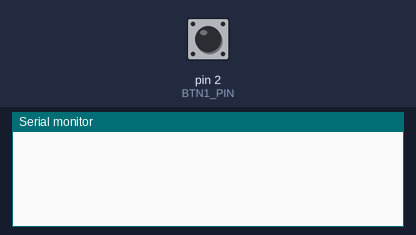
Bench run of a sketch on a simulated Arduino Uno, built with avr-gcc and run on an emulated ATmega328P. Shown: the last lines printed to the serial monitor. Inputs (shaded band) come from the test bench; at power-on: pin 2 (BTN1_PIN) LOW.

Above: at 1.2 s.
1.3 s: pin 2 (BTN1_PIN) pulled HIGH for 0.15 s
At 2.9 s:
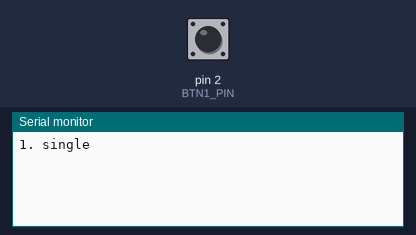
3.3 s: pin 2 (BTN1_PIN) pulled HIGH for 3.2 s
At 7.4 s:
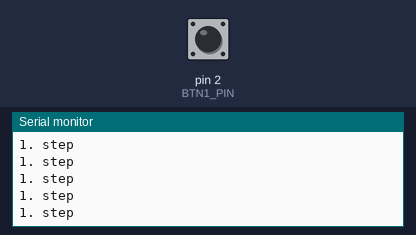

Measured:
- after the input at 1.3 s, the serial monitor: prints a new line after 0.55 s (image 1)
- after the input at 3.3 s, the serial monitor: prints a new line after 1.1 s (image 2)

The sketch:

sketch_jul30a.ino
```cpp
#define BTN1_PIN 2
#define BTN2_PIN 3
#define BTN3_PIN 4
#define BTN4_PIN 5

#include <Arduino.h>

#include <GyverButton.h>
GButton btn1(BTN1_PIN);

void setup()
{
  btn1.setType(LOW_PULL);
  btn1.setClickTimeout(400);
  btn1.setTimeout(700);
  Serial.begin(9600);
}

void loop()
{
  btn1.tick();
  if (btn1.isSingle())
  {
    Serial.println("1. single");
  }
  // if(btn1.isHold())
  // {
  //   Serial.println("1. hold");
  // }
  // if(btn1.isHolded())
  // {
  //   Serial.println("1. holded");
  // }
  if(btn1.isStep())
  {
    Serial.println("1. step");
  }
  delay(10);
}
```
